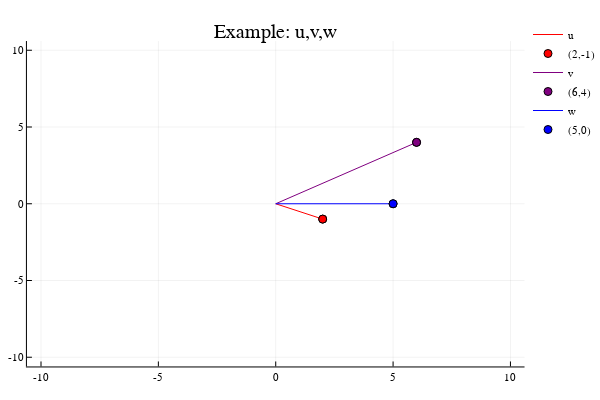

Write notebook code for a chart like this one.
### Markdown cell above
## Preliminary example: plotting three vectors in $\mathbb{R}^2$

Each vector is plotted in standard position.  For example, the vector $\mathbf{\overline{x}}=\begin{bmatrix}x_1\\x_2\end{bmatrix}$ starts at the origin and ends at the point $(x_1,x_2)$.

### Code cell
# Example
using Plots
plotly()

xu=[0,u[1]];
yu=[0,u[2]];
plot(xu,yu, title="Example: u,v,w", label='u', linecolor="red",lims=[-10,10])
scatter!([u[1], u[1]],[u[2],u[2]], markercolor="red", label="($(u[1]),$(u[2]))")
xv=[0,v[1]];
yv=[0,v[2]];
plot!(xv,yv, label='v', linecolor="purple")
scatter!([v[1],v[1]],[v[2],v[2]], markercolor="purple", label="($(v[1]),$(v[2]))")
xw=[0,w[1]];
yw=[0,w[2]];
plot!(xw,yw, label='w', linecolor="blue")
scatter!([w[1], w[1]],[w[2],w[2]], markercolor="blue", label="($(w[1]),$(w[2]))")

### Figure 1 — Plotly figure (JSON) as saved in the notebook; plotly's stock layout.template omitted (floating-point values rounded to 4 significant figures)
{"data": [{"colorbar": {"title": ""}, "hoverinfo": "text", "legendgroup": "u", "line": {"color": "rgba(255, 0, 0, 1.000)", "dash": "solid", "shape": "linear", "width": 1}, "mode": "lines", "name": "u", "showlegend": true, "text": [null, null], "type": "scatter", "x": [0, 2], "xaxis": "x1", "y": [0, -1], "yaxis": "y1", "zmax": 0.1, "zmin": -0.1}, {"colorbar": {"title": ""}, "hoverinfo": "text", "legendgroup": "(2,-1)", "marker": {"color": "rgba(255, 0, 0, 1.000)", "line": {"color": "rgba(0, 0, 0, 1.000)", "width": 1}, "size": 8, "symbol": "circle"}, "mode": "markers", "name": "(2,-1)", "showlegend": true, "text": [null, null], "type": "scatter", "x": [2, 2], "xaxis": "x1", "y": [-1, -1], "yaxis": "y1", "zmax": 0.1, "zmin": -0.1}, {"colorbar": {"title": ""}, "hoverinfo": "text", "legendgroup": "v", "line": {"color": "rgba(128, 0, 128, 1.000)", "dash": "solid", "shape": "linear", "width": 1}, "mode": "lines", "name": "v", "showlegend": true, "text": [null, null], "type": "scatter", "x": [0, 6], "xaxis": "x1", "y": [0, 4], "yaxis": "y1", "zmax": 0.1, "zmin": -0.1}, {"colorbar": {"title": ""}, "hoverinfo": "text", "legendgroup": "(6,4)", "marker": {"color": "rgba(128, 0, 128, 1.000)", "line": {"color": "rgba(0, 0, 0, 1.000)", "width": 1}, "size": 8, "symbol": "circle"}, "mode": "markers", "name": "(6,4)", "showlegend": true, "text": [null, null], "type": "scatter", "x": [6, 6], "xaxis": "x1", "y": [4, 4], "yaxis": "y1", "zmax": 0.1, "zmin": -0.1}, {"colorbar": {"title": ""}, "hoverinfo": "text", "legendgroup": "w", "line": {"color": "rgba(0, 0, 255, 1.000)", "dash": "solid", "shape": "linear", "width": 1}, "mode": "lines", "name": "w", "showlegend": true, "text": [null, null], "type": "scatter", "x": [0, 5], "xaxis": "x1", "y": [0, 0], "yaxis": "y1", "zmax": 0.1, "zmin": -0.1}, {"colorbar": {"title": ""}, "hoverinfo": "text", "legendgroup": "(5,0)", "marker": {"color": "rgba(0, 0, 255, 1.000)", "line": {"color": "rgba(0, 0, 0, 1.000)", "width": 1}, "size": 8, "symbol": "circle"}, "mode": "markers", "name": "(5,0)", "showlegend": true, "text": [null, null], "type": "scatter", "x": [5, 5], "xaxis": "x1", "y": [0, 0], "yaxis": "y1", "zmax": 0.1, "zmin": -0.1}], "layout": {"annotations": [{"font": {"color": "rgba(0, 0, 0, 1.000)", "family": "sans-serif", "size": 20}, "rotation": 0, "showarrow": false, "text": "Example: u,v,w", "x": 0.5222, "xanchor": "center", "xref": "paper", "y": 1, "yanchor": "top", "yref": "paper"}], "height": 400, "legend": {"bgcolor": "rgba(255, 255, 255, 1.000)", "bordercolor": "rgba(0, 0, 0, 1.000)", "font": {"color": "rgba(0, 0, 0, 1.000)", "family": "sans-serif", "size": 11}, "tracegroupgap": 0, "x": 1, "y": 1}, "margin": {"b": 20, "l": 0, "r": 0, "t": 20}, "paper_bgcolor": "rgba(255, 255, 255, 1.000)", "plot_bgcolor": "rgba(255, 255, 255, 1.000)", "showlegend": true, "width": 600, "xaxis": {"anchor": "y1", "domain": [0.05101, 0.9934], "gridcolor": "rgba(0, 0, 0, 0.100)", "gridwidth": 0.5, "linecolor": "rgba(0, 0, 0, 1.000)", "mirror": false, "range": [-10.6, 10.6], "showgrid": true, "showline": true, "showticklabels": true, "tickangle": 0, "tickcolor": "rgb(0, 0, 0)", "tickfont": {"color": "rgba(0, 0, 0, 1.000)", "family": "sans-serif", "size": 11}, "tickmode": "array", "ticks": "inside", "ticktext": ["-10", "-5", "0", "5", "10"], "tickvals": [-10, -5, 0, 5, 10], "title": "", "titlefont": {"color": "rgba(0, 0, 0, 1.000)", "family": "sans-serif", "size": 15}, "type": "-", "visible": true, "zeroline": false, "zerolinecolor": "rgba(0, 0, 0, 1.000)"}, "yaxis": {"anchor": "x1", "domain": [0.03762, 0.9415], "gridcolor": "rgba(0, 0, 0, 0.100)", "gridwidth": 0.5, "linecolor": "rgba(0, 0, 0, 1.000)", "mirror": false, "range": [-10.6, 10.6], "showgrid": true, "showline": true, "showticklabels": true, "tickangle": 0, "tickcolor": "rgb(0, 0, 0)", "tickfont": {"color": "rgba(0, 0, 0, 1.000)", "family": "sans-serif", "size": 11}, "tickmode": "array", "ticks": "inside", "ticktext": ["-10", "-5", "0", "5", "10"], "tickvals": [-10, -5, 0, 5, 10], "title": "", "titlefont": {"color": "rgba(0, 0, 0, 1.000)", "family": "sans-serif", "size": 15}, "type": "-", "visible": true, "zeroline": false, "zerolinecolor": "rgba(0, 0, 0, 1.000)"}}}
